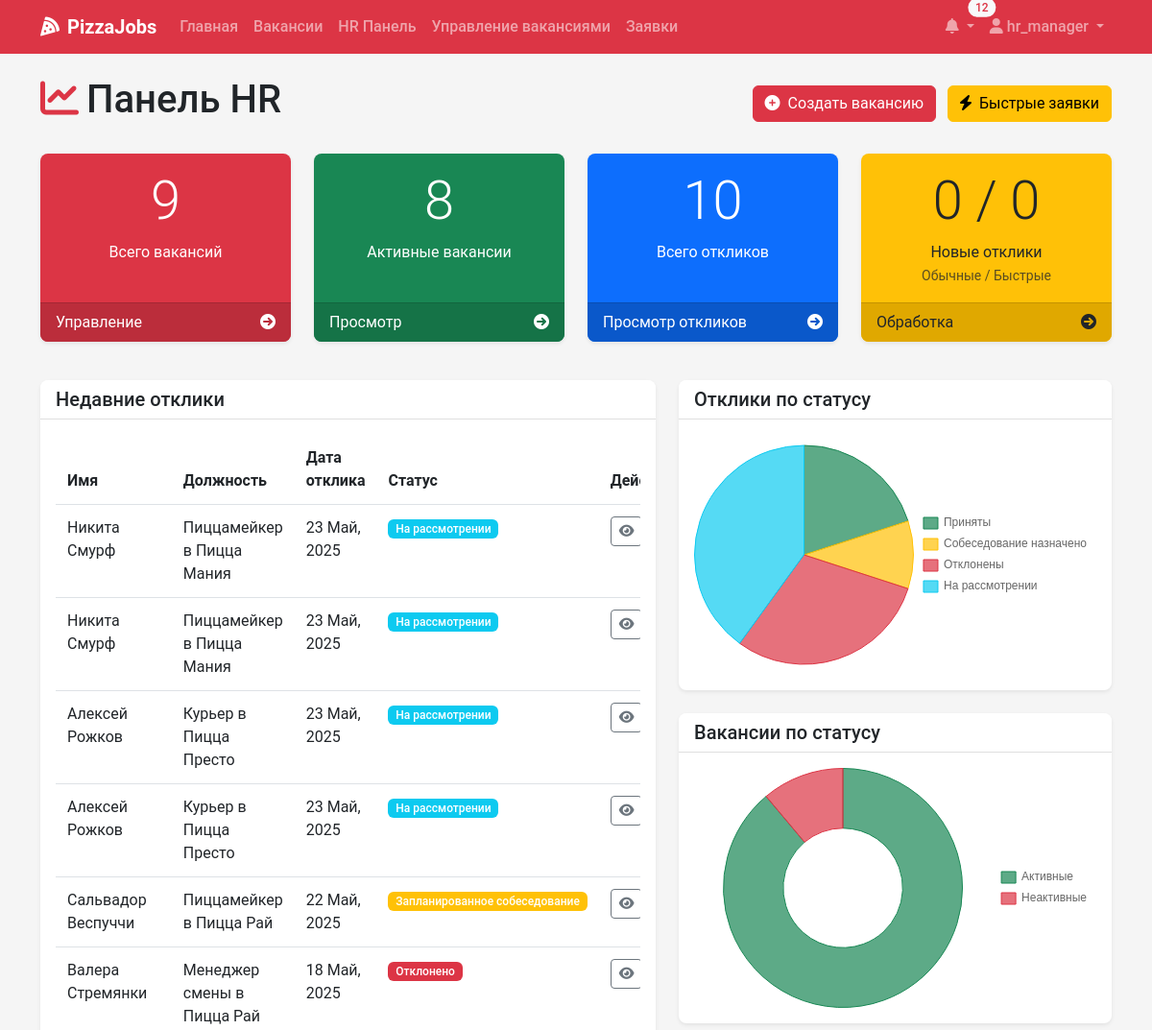
Before: /hr/dashboard/ (signed in, upper part) with the older database file.
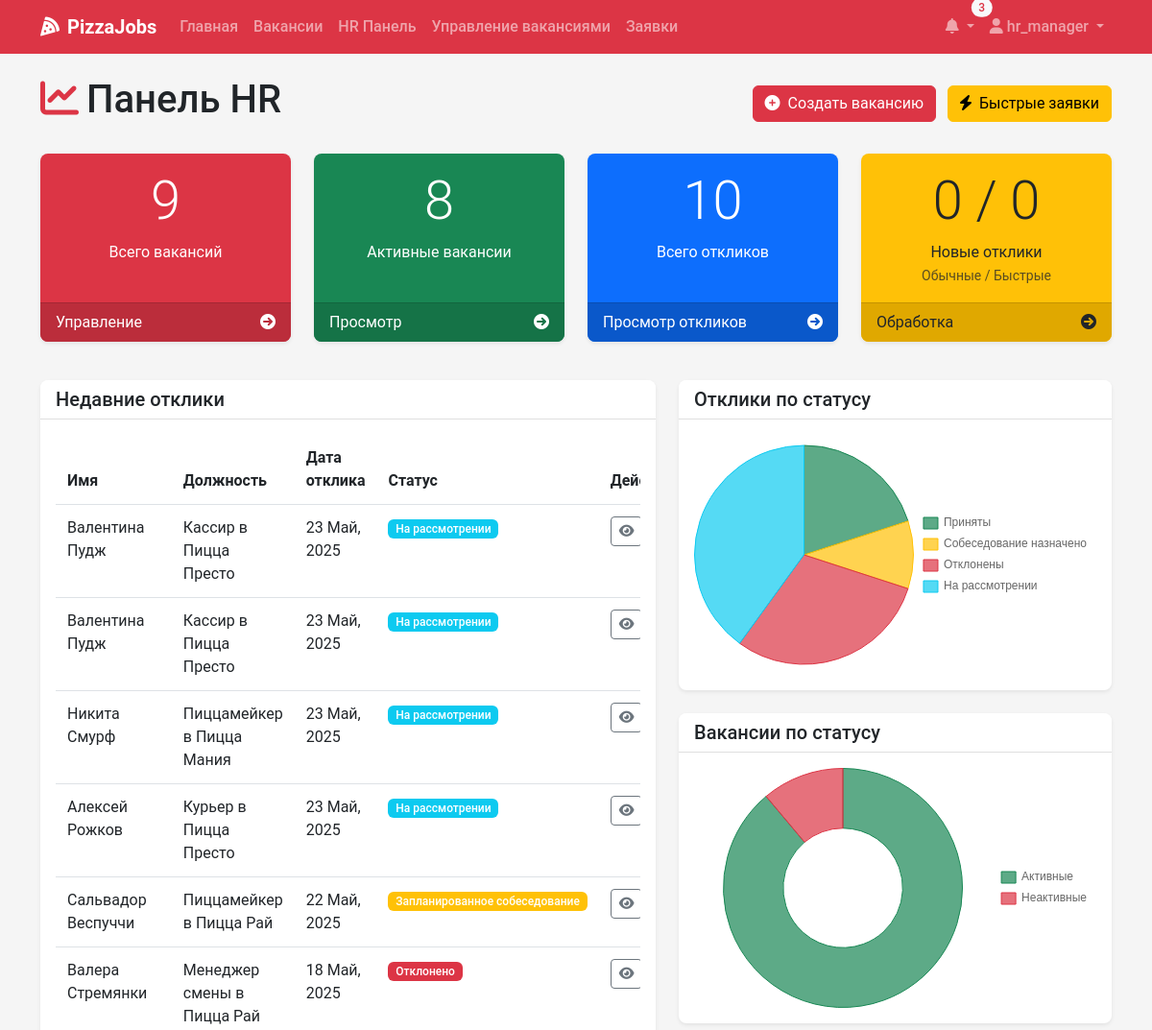
After: the same page with the newer database file.
### recruitment/models.py (models this page shows, shortened)
class Application(models.Model):
    vacancy = models.ForeignKey(Vacancy, on_delete=models.CASCADE, related_name='applications')
    user = models.ForeignKey(User, on_delete=models.CASCADE, related_name='applications')
    resume = models.ForeignKey(Resume, on_delete=models.SET_NULL, null=True, blank=True, related_name='applications')
    cover_letter = models.TextField(blank=True, null=True)
    status = models.CharField(max_length=20, choices=ApplicationStatus.choices, default=ApplicationStatus.NEW)
    applied_at = models.DateTimeField(auto_now_add=True)
    updated_at = models.DateTimeField(auto_now=True)

class Vacancy(models.Model):
    title = models.CharField(max_length=100)
    position_type = models.ForeignKey(PositionType, on_delete=models.CASCADE, related_name='vacancies')
    restaurants = models.ManyToManyField(Restaurant, related_name='vacancies')
    description = models.TextField()
    requirements = models.TextField()
    responsibilities = models.TextField()
    conditions = models.TextField()
    salary_min = models.DecimalField(max_digits=10, decimal_places=2, null=True, blank=True)
    salary_max = models.DecimalField(max_digits=10, decimal_places=2, null=True, blank=True)
    is_active = models.BooleanField(default=True)
    created_at = models.DateTimeField(auto_now_add=True)
    updated_at = models.DateTimeField(auto_now=True)
    created_by = models.ForeignKey(User, on_delete=models.SET_NULL, null=True, related_name='created_vacancies')
    class Meta:
        verbose_name_plural = "Vacancies"

### recruitment/views.py (the view)
# urls.py: path('hr/dashboard/', views.hr_dashboard, name='hr_dashboard'),
@login_required
@hr_required
def hr_dashboard(request):
    total_vacancies = Vacancy.objects.count()
    active_vacancies = Vacancy.objects.filter(is_active=True).count()
    total_applications = Application.objects.count()
    new_regular_applications = Application.objects.filter(status=ApplicationStatus.NEW).count()
    new_quick_applications = QuickApplication.objects.filter(status=ApplicationStatus.NEW).count()
    new_applications = new_regular_applications + new_quick_applications
    interviews_scheduled = Interview.objects.filter(
        date_time__gte=timezone.now()
    ).count()
    recent_applications = Application.objects.order_by('-applied_at')[:10]
    vacancies_by_status = Vacancy.objects.values('is_active').annotate(
        count=Count('id')
    )
    applications_by_status = Application.objects.values('status').annotate(
        count=Count('id')
    )
    context = {
        'total_vacancies': total_vacancies,
        'active_vacancies': active_vacancies,
        'total_applications': total_applications,
        'new_applications': new_applications,
        'new_regular_applications': new_regular_applications,
        'new_quick_applications': new_quick_applications,
        'interviews_scheduled': interviews_scheduled,
        'recent_applications': recent_applications,
        'vacancies_by_status': vacancies_by_status,
        'applications_by_status': applications_by_status,
    }
    return render(request, 'hr/dashboard.html', context)

### recruitment/context_processors.py (called while the page is built)
def notifications_processor(request):
    if request.user.is_authenticated:
        unread_count = Notification.objects.filter(user=request.user, read=False).count()
        latest_notifs = Notification.objects.filter(user=request.user).order_by('-created_at')[:5]
    else:
        unread_count = 0
        latest_notifs = []
    return {
        'unread_count': unread_count,
        'latest_notifications': latest_notifs,
    }

### templates/hr/dashboard.html (shortened to what the changed rows need)
{% extends 'base.html' %}
{% block content %}
<div class="container">
    <div class="d-flex justify-content-between align-items-center mb-4">
        <h1><i class="fas fa-chart-line me-2 text-danger"></i>Панель HR</h1>
    </div>
    <div class="row">
        <div class="col-lg-7 mb-4">
            <div class="card shadow">
                <div class="card-body">
                    {% if recent_applications %}
                        <div class="table-responsive">
                            <table class="table table-hover">
                                <thead>
                                    <tr>
                                        <th>Имя</th>
                                        <th>Должность</th>
                                        <th>Дата отклика</th>
                                        <th>Статус</th>
                                        <th>Действия</th>
                                    </tr>
                                </thead>
                                <tbody>
                                    {% for application in recent_applications %}
                                        <tr>
                                            <td>{{ application.user.get_full_name }}</td>
                                            <td>{{ application.vacancy.title }}</td>
                                            <td>{{ application.applied_at|date:"d M, Y" }}</td>
                                            <td>
                                                <span class="badge {% if application.status == 'NEW' %}bg-primary{% elif application.status == 'REVIEWING' %}bg-info{% elif application.status == 'INTERVIEW_SCHEDULED' %}bg-warning{% elif application.status == 'ACCEPTED' %}bg-success{% elif application.status == 'REJECTED' %}bg-danger{% else %}bg-secondary{% endif %}">
                                                    {{ application.get_status_display }}
                                                </span>
                                            </td>
                                            <td>
                                                <a href="{% url 'application_detail' application.id %}" class="btn btn-sm btn-outline-secondary">
                                                    <i class="fas fa-eye"></i>
                                                </a>
                                            </td>
                                        </tr>
                                    {% endfor %}
                                </tbody>
                            </table>
                        </div>
                    {% else %}
                        <div class="alert alert-info">
                            <i class="fas fa-info-circle me-2"></i>Нет недавних откликов для отображения.
                        </div>
                    {% endif %}
                </div>
            </div>
        </div>
    </div>
</div>
{% endblock %}

### templates/base.html (shortened to what this page needs)
<!DOCTYPE html>
<html lang="ru">
<head>
    <link href="https://cdn.jsdelivr.net/npm/bootstrap@5.3.0-alpha1/dist/css/bootstrap.min.css" rel="stylesheet">
    <link rel="stylesheet" href="https://cdnjs.cloudflare.com/ajax/libs/font-awesome/6.0.0/css/all.min.css">
    <link rel="stylesheet" href="/static/css/main.css">
</head>
<body>
    <nav class="navbar navbar-expand-lg navbar-dark bg-danger sticky-top">
        <div class="container">
            <a class="navbar-brand" href="{% url 'home' %}">
                <i class="fas fa-pizza-slice me-2"></i>PizzaJobs
            </a>
            <div class="collapse navbar-collapse" id="navbarNav">
                <ul class="navbar-nav me-auto">
                    <li class="nav-item">
                        <a class="nav-link" href="{% url 'home' %}">Главная</a>
                    </li>
                    <li class="nav-item">
                        <a class="nav-link" href="{% url 'vacancy_list' %}">Вакансии</a>
                    </li>
                    {% if user.is_authenticated %}
                        {% if user.profile.role == 'HR_MANAGER' %}
                            <li class="nav-item">
                                <a class="nav-link" href="{% url 'hr_dashboard' %}">HR Панель</a>
                            </li>
                            <li class="nav-item">
                                <a class="nav-link" href="{% url 'manage_vacancies' %}">Управление вакансиями</a>
                            </li>
                        {% elif user.profile.role == 'RESTAURANT_MANAGER' %}
                            <li class="nav-item">
                                <a class="nav-link" href="{% url 'manager_dashboard' %}">Панель менеджера</a>
                            </li>
                        {% endif %}
                        <li class="nav-item">
                            <a class="nav-link" href="{% url 'application_list' %}">Заявки</a>
                        </li>
                    {% endif %}
                </ul>
                <ul class="navbar-nav">
                    {% if user.is_authenticated %}
                        <li class="nav-item dropdown">
                            <a class="nav-link dropdown-toggle position-relative" href="#" id="notificationDropdown" role="button" data-bs-toggle="dropdown">
                                <i class="fas fa-bell"></i>
                                {% if unread_count %}
                                    <span class="badge rounded-pill bg-light text-danger position-absolute top-0 start-100 translate-middle">
                                        {{ unread_count }}
                                    </span>
                                {% endif %}
                            </a>
                        </li>
                        <li class="nav-item dropdown">
                            <a class="nav-link dropdown-toggle" href="#" id="userDropdown" role="button" data-bs-toggle="dropdown">
                                <i class="fas fa-user"></i> {{ user.username }}
                            </a>
                        </li>
                    {% endif %}
                </ul>
            </div>
        </div>
    </nav>
    <main class="py-4">
        {% block content %}{% endblock %}
    </main>
</body>
</html>

Changed rows visible on the page:
removed Application: user.get_full_name "Никита Смурф", vacancy "Пиццамейкер в Пицца Мания", applied_at "23 Май, 2025", status "На рассмотрении"
removed Application: user.get_full_name "Алексей Рожков", vacancy "Курьер в Пицца Престо", applied_at "23 Май, 2025", status "На рассмотрении"
added Application: user.get_full_name "Валентина Пудж", vacancy "Кассир в Пицца Престо", applied_at "23 Май, 2025", status "На рассмотрении"
added Application: user.get_full_name "Валентина Пудж", vacancy "Кассир в Пицца Престо", applied_at "23 Май, 2025", status "На рассмотрении"
Other visible differences:
{{ unread_count }}: "12" → "3"
